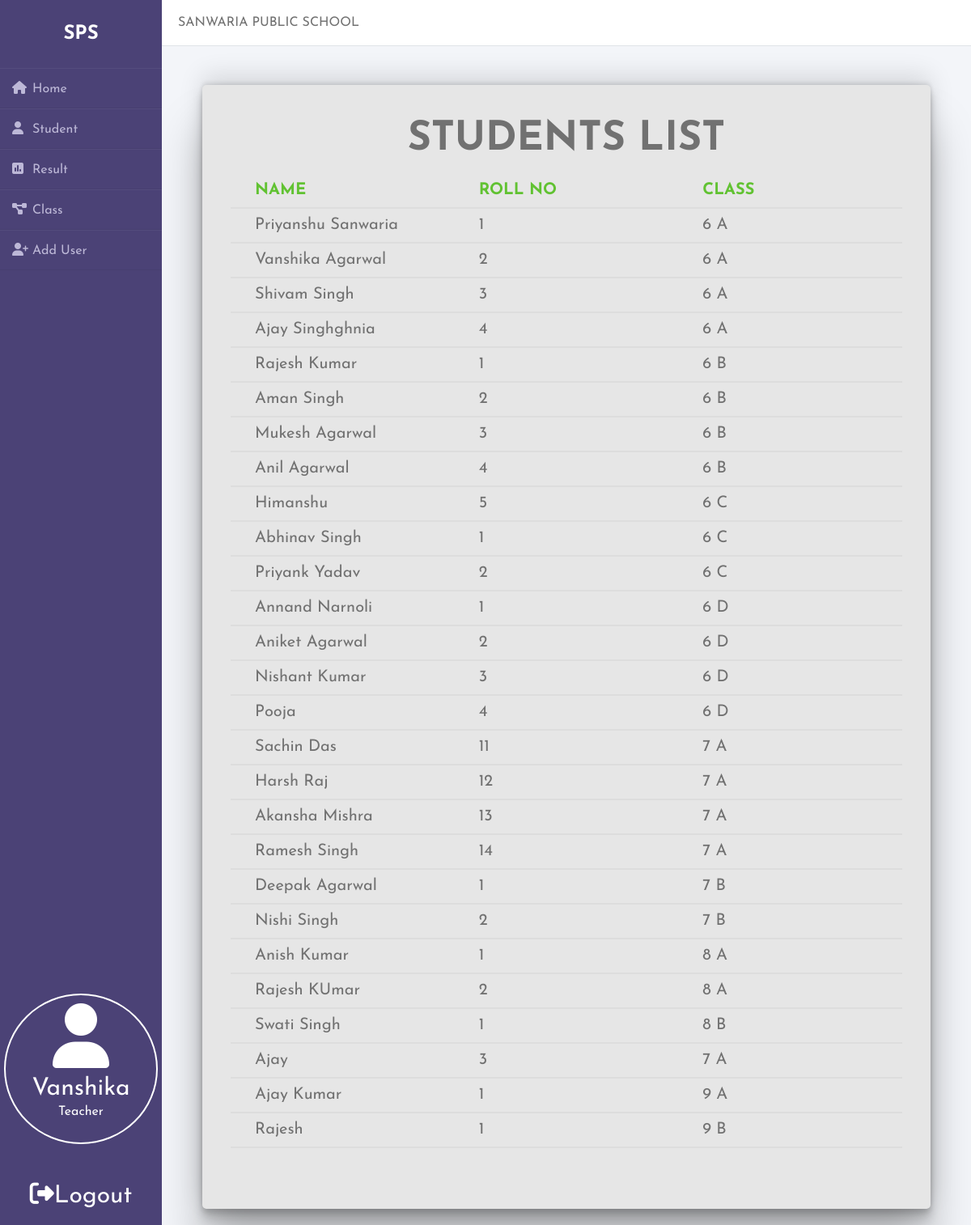
/student_view.php (signed in), run on the app's committed database.
### tables this page shows
CREATE TABLE `students` (
  `Sno` int(3) NOT NULL,
  `name` varchar(25) NOT NULL,
  `roll` int(2) NOT NULL,
  `class` varchar(7) NOT NULL
);

### student_view.php (the view, shortened to what this page needs)
<!DOCTYPE html>
<html lang="en">
<head>
    <link rel="stylesheet" href="Stylesheets/style2.css">
</head>
<body>
    <div class="wrapper">
        <?php
        include 'sidebar.php'
        ?>
        <div class="main_content">
            <div class="header">SANWARIA PUBLIC SCHOOL</div>
            <div class="info">
                <div class="add-class res mtable">
                    <h1>Students List</h1>
                    <div class="view-table">
                        <?php
                        include('session.php');
                        $sql = "SELECT `name`, `roll`, `class` FROM `students`";
                        $result = mysqli_query($conn, $sql);
                        if (mysqli_num_rows($result) > 0) {
                            echo "<table>
                <tr>
                <th>NAME</th>
                <th>ROLL NO</th>
                <th>CLASS</th>
                </tr>";
                            while ($row = mysqli_fetch_array($result)) {
                                echo "<tr>";
                                echo "<td>" . $row['name'] . "</td>";
                                echo "<td>" . $row['roll'] . "</td>";
                                echo "<td>" . $row['class'] . "</td>";
                                echo "</tr>";
                            }
                            echo "</table>";
                        } else {
                            echo "0 Students";
                        }
                        ?>
                    </div>
                </div>
            </div>
        </div>
    </div>
</body>
</html>

### Stylesheets/style2.css (style rules this page uses)
* { margin: 0; padding: 0; box-sizing: border-box; list-style: none; text-decoration: none; font-family: "Josefin Sans", sans-serif; }
body { background-color: #f3f5f9; }
.wrapper { display: flex; position: relative; }
.wrapper .main_content { width: 100%; margin-left: 200px; }
.wrapper .main_content .header { padding: 20px; background: #fff; color: #717171; border-bottom: 1px solid #e0e4e8; }
.wrapper .main_content .info { margin: 20px; color: #717171; line-height: 25px; }
.wrapper .main_content .info .add-class { background-color: #e6e6e6; width: 500px; height: inherit; padding-bottom: 40px; border: 5px solid #e6e6e6; border-radius: 5px; box-shadow: rgba(0, 0, 0, 0.25) 0px 54px 55px, rgba(0, 0, 0, 0.12) 0px -12px 30px, rgba(0, 0, 0, 0.12) 0px 4px 6px, rgba(0, 0, 0, 0.17) 0px 12px 13px, rgba(0, 0, 0, 0.09) 0px -3px 5px; text-align: center; display: block; margin: auto; margin-top: 10%; }
.wrapper .main_content .info .res { margin-top: 5% !important; }
.wrapper .main_content .info .mtable { width: 900px !important; }
.wrapper .main_content .info .add-class h1 { font-size: 50px; margin-top: 50px; text-transform: uppercase; }
.wrapper .main_content .info .add-class .view-table { display: grid; justify-content: center; padding: 30px; }
.wrapper .main_content .info .add-class .view-table table, th, td { border-collapse: collapse; text-align: left; table-layout: fixed; padding: 8px 30px; width: 100%; font-size: 20px; }
.wrapper .main_content .info .add-class .view-table th { color: #61c232; }
.wrapper .main_content .info .add-class .view-table th, td { border-bottom: 2px solid #ddd; }

### data on the page
students: name "Priyanshu Sanwaria", roll "1", class "6 A"
students: name "Vanshika Agarwal", roll "2", class "6 A"
students: name "Shivam Singh", roll "3", class "6 A"
students: name "Ajay Singhghnia", roll "4", class "6 A"
students: name "Rajesh Kumar", roll "1", class "6 B"
students: name "Aman Singh", roll "2", class "6 B"
students: name "Mukesh Agarwal", roll "3", class "6 B"
students: name "Anil Agarwal", roll "4", class "6 B"
students: name "Himanshu", roll "5", class "6 C"
students: name "Abhinav Singh", roll "1", class "6 C"
students: name "Priyank Yadav", roll "2", class "6 C"
students: name "Annand Narnoli", roll "1", class "6 D"
students: name "Aniket Agarwal", roll "2", class "6 D"
students: name "Nishant Kumar", roll "3", class "6 D"
students: name "Pooja", roll "4", class "6 D"
students: name "Sachin Das", roll "11", class "7 A"
students: name "Harsh Raj", roll "12", class "7 A"
students: name "Akansha Mishra", roll "13", class "7 A"
students: name "Ramesh Singh", roll "14", class "7 A"
students: name "Deepak Agarwal", roll "1", class "7 B"
students: name "Nishi Singh", roll "2", class "7 B"
students: name "Anish Kumar", roll "1", class "8 A"
students: name "Rajesh KUmar", roll "2", class "8 A"
students: name "Swati Singh", roll "1", class "8 B"
students: name "Ajay", roll "3", class "7 A"
students: name "Ajay Kumar", roll "1", class "9 A"
students: name "Rajesh", roll "1", class "9 B"

### other printed values
$name_user "Vanshika"
$desig "Teacher"
